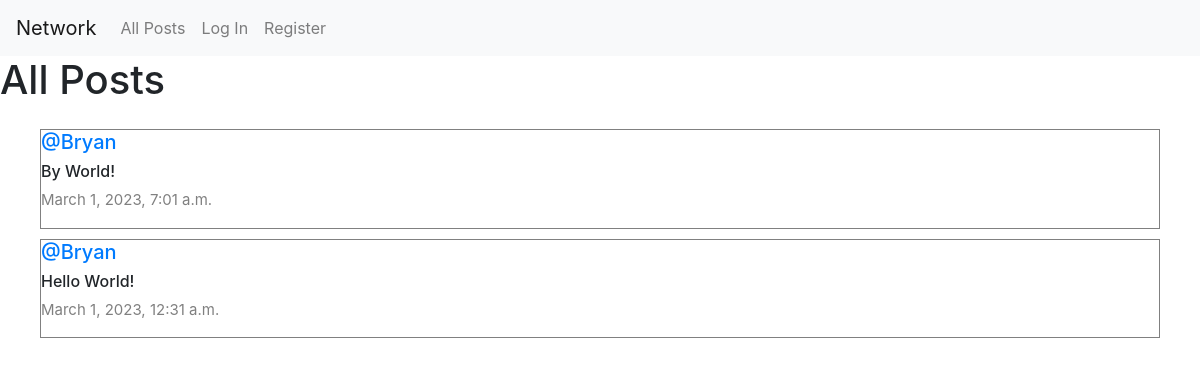
The page / on the database its author committed.
### network/models.py (models this page shows, shortened)
class Post(models.Model):
    content = models.CharField(max_length=140)
    user = models.ForeignKey(User, on_delete=models.CASCADE, related_name="author")
    date = models.DateTimeField(auto_now_add=True)

class User(AbstractUser):
    pass

### network/views.py (the view)
# urls.py: path("", views.index, name="index"),
def index(request):
    allPosts = Post.objects.all().order_by("id").reverse()
    paginator = Paginator(allPosts, 10)
    page_number = request.GET.get('page')
    posts_of_the_page = paginator.get_page(page_number)
    return render(request, "network/index.html", {
        "allPosts": allPosts,
        "posts_of_the_page": posts_of_the_page
    })

### network/templates/network/index.html (shortened to what this page needs)
{% extends "network/layout.html" %}
{% block body %}
    <h1>All Posts</h1>
    <div class="all-posts">
        {% for post in posts_of_the_page %}
            <div class="row post" >
                <h5 class="username"><a href="{% url 'profile' user_id=post.user.id %}">@{{ post.user }}</a></h5>
                <h6>{{ post.content }}</h6>
                <p class="date">{{ post.date }}</p>
            </div>
            {% endfor %}
    </div>
{% endblock %}

### network/static/network/styles.css (style rules this page uses)
.all-posts { display: flex; justify-content: flex-start; flex-direction: column; margin: 20px; }
.post { border: 0.1px solid gray; display: flex; justify-content: center; flex-direction: column; box-sizing: border-box; margin: 5px 20px; }
.username { font-size: 20px; }
.date { color: gray; font-size: 15px; }

### rows shown on the page
Post: user "Bryan", content "By World!", date "March 1, 2023, 7:01 a.m."
Post: user "Bryan", content "Hello World!", date "March 1, 2023, 12:31 a.m."
